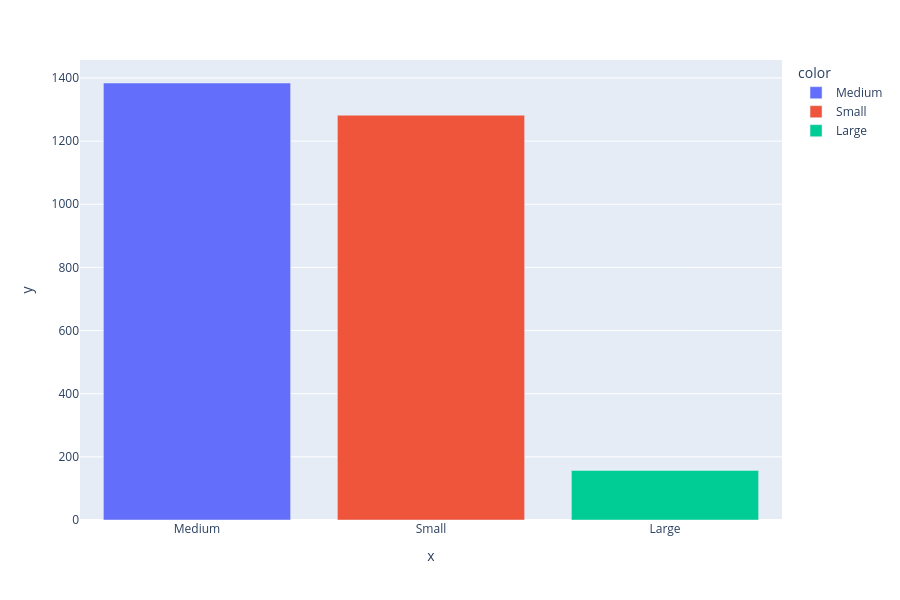

Write notebook code for a chart like this one.
### Code cell
barplot_visualization('DEALSIZE')

### Figure 1 — Plotly figure (JSON) as saved in the notebook; plotly's stock layout.template omitted (floating-point values rounded to 4 significant figures)
{"data": [{"hovertemplate": "color=Medium<br>x=%{x}<br>y=%{y}<extra></extra>", "legendgroup": "Medium", "marker": {"color": "#636efa", "pattern": {"shape": ""}}, "name": "Medium", "orientation": "v", "showlegend": true, "textposition": "auto", "type": "bar", "x": ["Medium"], "xaxis": "x", "y": [1384], "yaxis": "y"}, {"hovertemplate": "color=Small<br>x=%{x}<br>y=%{y}<extra></extra>", "legendgroup": "Small", "marker": {"color": "#EF553B", "pattern": {"shape": ""}}, "name": "Small", "orientation": "v", "showlegend": true, "textposition": "auto", "type": "bar", "x": ["Small"], "xaxis": "x", "y": [1282], "yaxis": "y"}, {"hovertemplate": "color=Large<br>x=%{x}<br>y=%{y}<extra></extra>", "legendgroup": "Large", "marker": {"color": "#00cc96", "pattern": {"shape": ""}}, "name": "Large", "orientation": "v", "showlegend": true, "textposition": "auto", "type": "bar", "x": ["Large"], "xaxis": "x", "y": [157], "yaxis": "y"}], "layout": {"barmode": "relative", "height": 600, "legend": {"title": {"text": "color"}, "tracegroupgap": 0}, "margin": {"t": 60}, "xaxis": {"anchor": "y", "domain": [0, 1], "title": {"text": "x"}}, "yaxis": {"anchor": "x", "domain": [0, 1], "title": {"text": "y"}}}}
